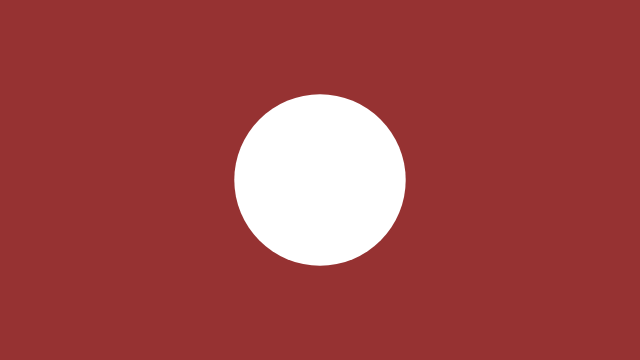
Frame 1 (no input)
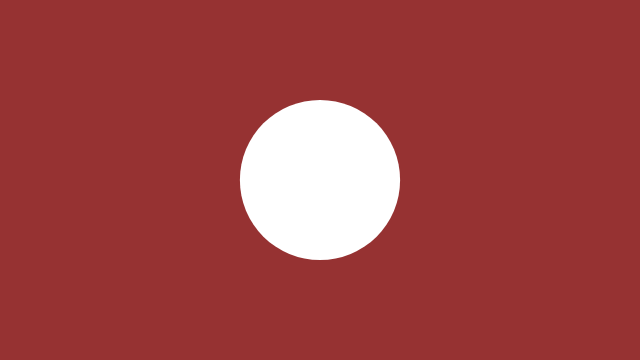
Frame 60 (no input)
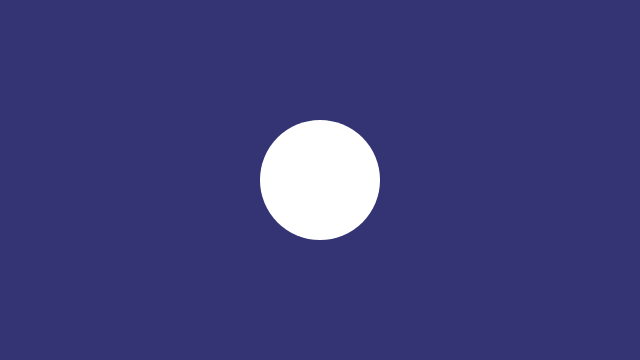
Frame 120 (the mouse pressed at the canvas centre since frame 60)

The p5.js sketch that drew these frames (run headless with seeded random() and noise() and a simulated clock; from frame 60 on, the mouse is pressed at the canvas centre):

// p5.js sketch
// ── sketch.js
function setup() {
	// create a place to draw
	createCanvas(640, 360);
	noStroke();
	// noLoop();
}

function draw() {
	// clear the background

	if (mouseIsPressed) {
		background(52, 51, 116);
	} else {
		background(150, 50, 50);
	}

	// set a fill color
	fill(255, 255, 255);

	// draw the ellipse
	var diameter = random(100, 200);
	ellipse(320, 180, diameter, diameter);
}
